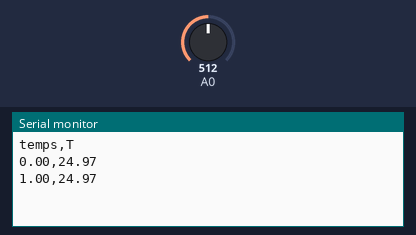
A sketch run on a simulated Arduino Uno, built with avr-gcc and run on an emulated ATmega328P. On the bench: the last lines printed to the serial monitor. The inputs (shaded band) are chosen by the test bench; at power-on: A0 = 512.

Above: at 1.8 s.
1.9 s: A0 set to 716
At 2.8 s:
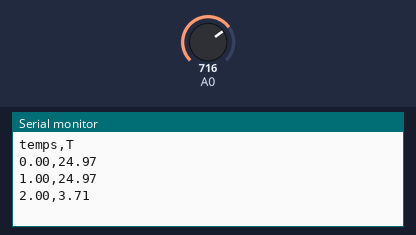
3.4 s: A0 set to 900
At 4.8 s:
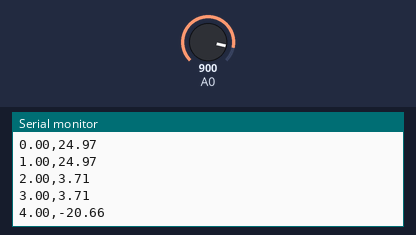
Timing chart, 0 to 6.4 s (numbered marks = the images above; inputs shaded):
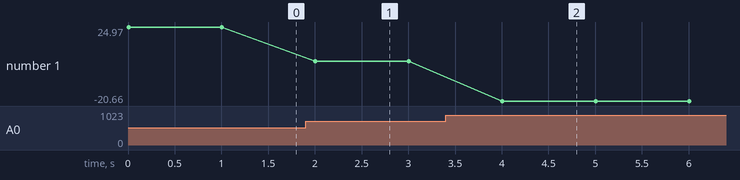

Measured:
- after the input at 1.9 s, the serial monitor: prints a new line after 0.10 s (image 1)
- after the input at 3.4 s, the serial monitor: prints a new line after 0.61 s (image 2)
- plotted number 1: 24.97 → 3.71 after the input at 1.9 s, 3.71 → -20.66 after the input at 3.4 s

The sketch:

Mesure_Temperature_CTN_Full_Temps_CSV.ino
```cpp
// demo of Starter Kit V2.0 - Grove Temperature Sensor
//


// Caractérisitque CTN
int beta=3280;         // Beta value of the thermistor 3435
float To=292;          // Temperature en Kelvin 298,15 K (25°C)
float Ro=12620;        // Résistance reference 10k
int R1=10000;

int N;
float temperature;
float resistance;
float temps;

void setup()
{
    Serial.begin(9600);     //Baud rate for the serial communication of Arduino
    Serial.println("temps,T");
}

void loop()
{
    temps=millis()/1000;
    int N = analogRead(A0);                               // get analog value
    resistance=(float)N/(1023-N)*R1;                      // get resistance
    temperature=1/(log(resistance/Ro)/beta+1/To)-273.15;     // calc temperature
    Serial.print(temps);
    Serial.print(",");
    Serial.println(temperature);
    delay(1000);          // delay 1s
}
```
